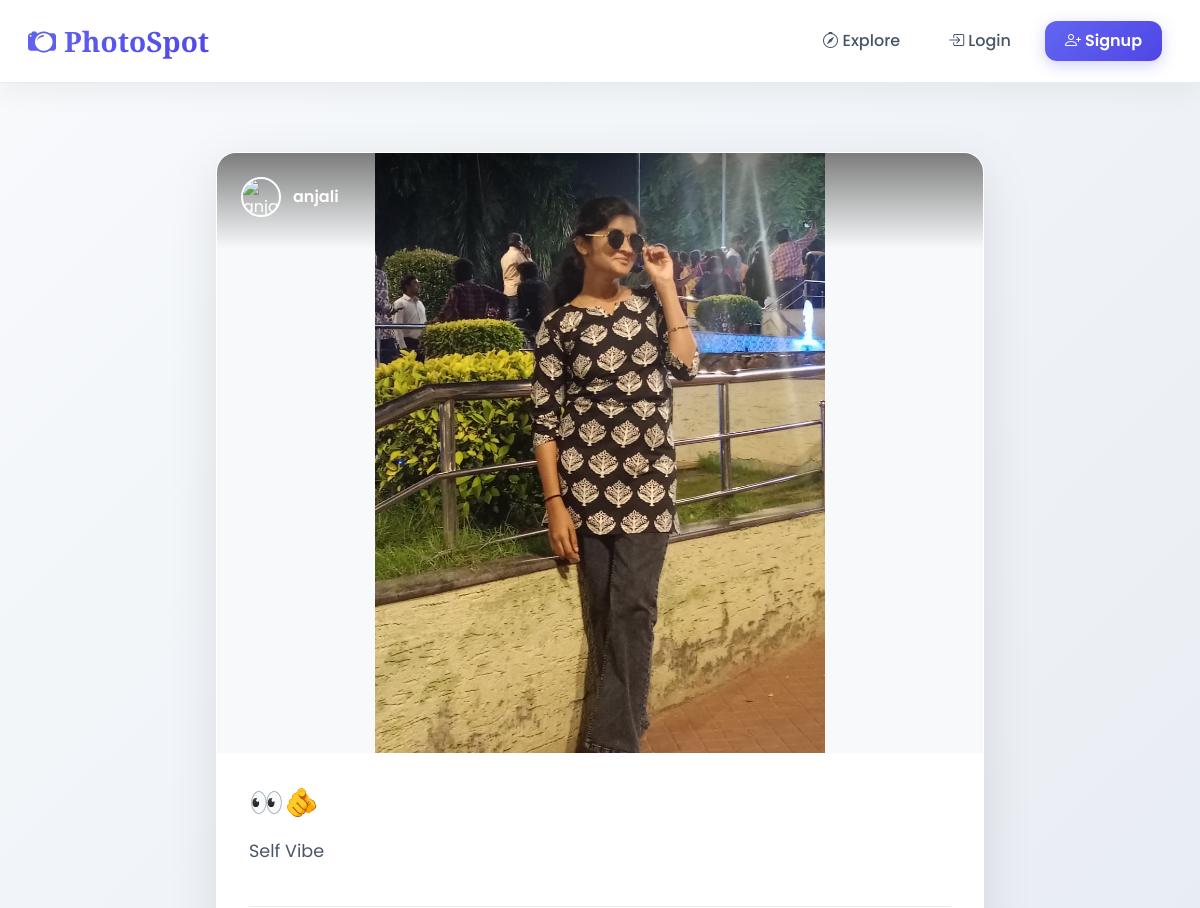
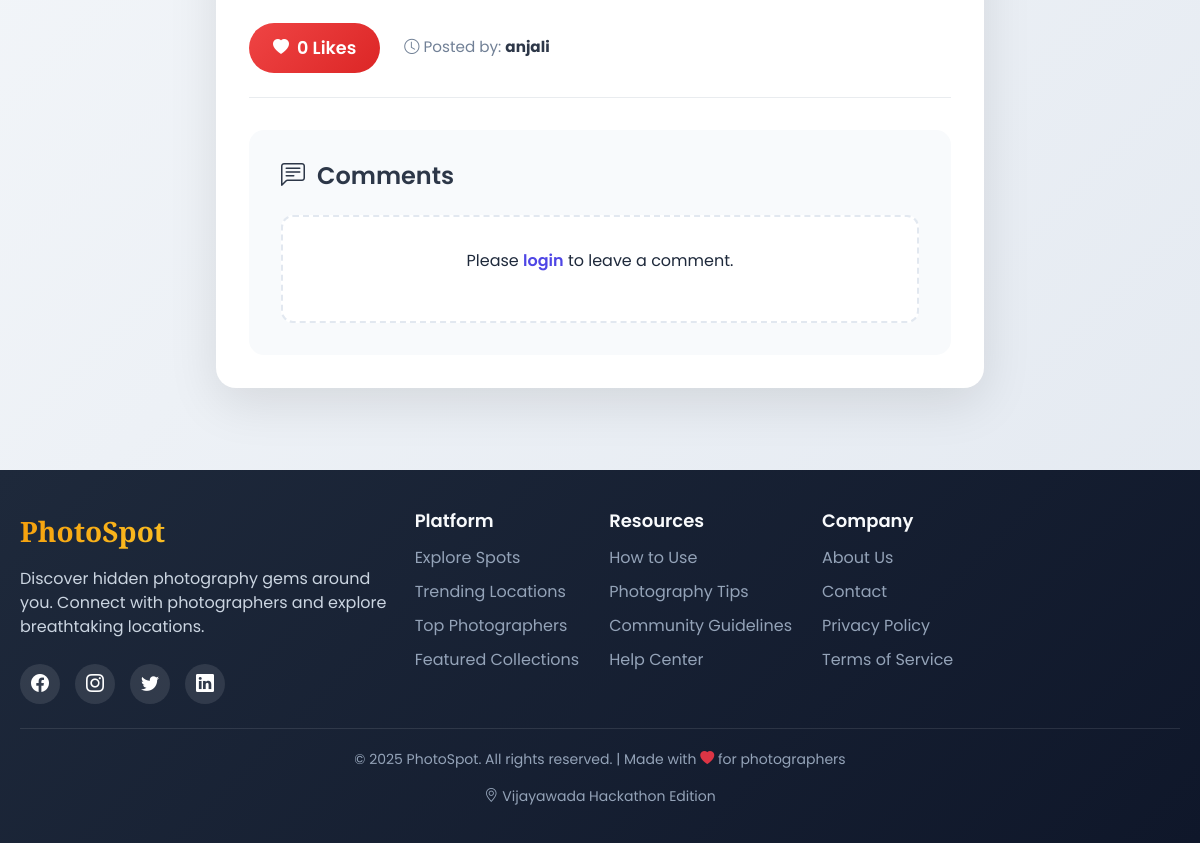
Page /post/25/ on the committed database (2 pictures, top to bottom).
### main/models.py (models this page shows, shortened)
class Post(models.Model):
    uploader = models.ForeignKey(User, on_delete=models.CASCADE, related_name='posts')
    title = models.CharField(max_length=200)
    description = models.TextField(blank=True)
    location = models.ForeignKey(Location, on_delete=models.SET_NULL, null=True, blank=True)
    image = models.ImageField(upload_to='posts/',  blank=True, null=True)
    video = models.FileField(upload_to='videos/', blank=True, null=True)
    created_at = models.DateTimeField(auto_now_add=True)

### main/views.py (the view)
# urls.py: path('post/<int:pk>/', views.post_detail, name='post_detail'),
def post_detail(request, pk):
    post = get_object_or_404(Post.objects.select_related('uploader', 'location'), pk=pk)
    comment_form = CommentForm()
    comments = post.comments.select_related('user').order_by('created_at')
    like_count = post.likes.count()
    context = {
        'post': post,
        'comment_form': comment_form,
        'comments': comments,
        'like_count': like_count,
    }
    return render(request, 'main/post_detail.html', context)

### main/templates/main/post_detail.html (shortened to what this page needs)
{% extends 'main/base.html' %}
{% block content %}
<div class="post-detail-container">
    <div class="post-card">
        <div class="media-container">
            <div class="media-overlay">
                <div class="post-user">
                    <img src="{% if post.uploader.profile.profile_pic %}{{ post.uploader.profile.profile_pic.url }}{% else %}/static/default_profile.jpg{% endif %}"
                         class="user-avatar"
                         alt="{{ post.uploader.username }}">
                    <p class="user-name">{{ post.uploader.username }}</p>
                </div>
            </div>
            {% if post.image %}
            <img src="{{ post.image.url }}" class="post-media" alt="{{ post.title }}">
            {% elif post.video %}
            <video class="post-media" controls poster="/static/video-thumbnail.jpg">
                <source src="{{ post.video.url }}">
                Your browser does not support the video tag.
            </video>
            {% else %}
            <img src="/static/default.jpg" class="post-media" alt="Default image">
            {% endif %}
        </div>
        <div class="post-content">
            <h1 class="post-title">{{ post.title }}</h1>
            <div class="post-description">
                {{ post.description|linebreaks }}
            </div>
            <div class="post-stats">
                <button class="like-btn" id="likeBtn" data-id="{{ post.id }}">
                    <i class="bi bi-heart-fill"></i>
                    <span class="like-count">{{ like_count }} Likes</span>
                </button>
                <div class="upload-info">
                    <i class="bi bi-clock"></i> Posted by:
                    <strong>{{ post.uploader.username }}</strong>
                </div>
            </div>
            <div class="comments-section">
                <h3 class="comments-title">
                    <i class="bi bi-chat-left-text"></i>
                    Comments
                </h3>
                {% if user.is_authenticated %}
                <div class="comment-input-container">
                    <textarea id="commentText"
                              class="comment-input"
                              placeholder="Share your thoughts about this photo..."></textarea>
                    <button class="comment-btn"
                            id="commentBtn"
                            data-id="{{ post.id }}"
                            disabled>
                        Post
                    </button>
                </div>
                {% else %}
                <div class="login-prompt">
                    <p>Please <a href="{% url 'login' %}">login</a> to leave a comment.</p>
                </div>
                {% endif %}
            </div>
        </div>
    </div>
</div>
{% endblock %}

### main/templates/main/base.html (style rules this page uses)
html { overflow-y: scroll; }
body { margin: 0; padding: 0; width: 100%; }
:root { --primary: #6366f1; --primary-dark: #4f46e5; --secondary: #f8fafc; --accent: #f59e0b; --dark: #1e293b; --light: #f1f5f9; --shadow: 0 10px 25px rgba(0, 0, 0, 0.05); --shadow-hover: 0 15px 30px rgba(0, 0, 0, 0.1); --radius: 16px; --transition: all 0.3s ease; }
* { margin: 0; padding: 0; box-sizing: border-box; }
body { font-family: 'Poppins', sans-serif; background: linear-gradient(135deg, #f8fafc 0%, #e2e8f0 100%); color: var(--dark); min-height: 100vh; display: flex; flex-direction: column; }

### main/templates/main/post_detail.html (style rules this page uses)
.post-detail-container { max-width: 800px; margin: 2rem auto; padding: 0 1rem; }
.post-card { background: white; border-radius: 20px; overflow: hidden; box-shadow: 0 15px 50px rgba(0, 0, 0, 0.1); border: 1px solid rgba(255, 255, 255, 0.2); margin-bottom: 2rem; }
.media-container { position: relative; overflow: hidden; background: #000; }
.post-media { width: 100%; display: block; max-height: 600px; object-fit: contain; background: #f8f9fa; }
.media-overlay { position: absolute; top: 0; left: 0; right: 0; padding: 1.5rem; background: linear-gradient(to bottom, rgba(0,0,0,0.5) 0%, transparent 100%); color: white; z-index: 2; }
.post-user { display: flex; align-items: center; gap: 0.75rem; margin-bottom: 0.5rem; }
.user-avatar { width: 40px; height: 40px; border-radius: 50%; object-fit: cover; border: 2px solid white; }
.user-name { font-weight: 600; font-size: 1rem; color: white; margin: 0; }
.post-content { padding: 2rem; }
.post-title { font-size: 1.75rem; font-weight: 700; color: #2d3748; margin-bottom: 1rem; line-height: 1.3; }
.post-description { font-size: 1.1rem; color: #4a5568; line-height: 1.6; margin-bottom: 1.5rem; padding-bottom: 1.5rem; border-bottom: 1px solid #e9ecef; }
.post-stats { display: flex; align-items: center; gap: 1.5rem; margin-bottom: 1.5rem; padding-bottom: 1.5rem; border-bottom: 1px solid #e9ecef; }
.like-btn { display: flex; align-items: center; gap: 0.5rem; background: linear-gradient(135deg, #ef4444 0%, #dc2626 100%); color: white; border: none; padding: 0.75rem 1.5rem; border-radius: 50px; font-weight: 600; cursor: pointer; transition: all 0.3s ease; }
.like-count { font-size: 1.1rem; font-weight: 600; }
.upload-info { font-size: 0.95rem; color: #718096; }
.upload-info strong { color: #2d3748; }
.comments-section { background: #f8fafc; border-radius: 15px; padding: 2rem; margin-top: 2rem; }
.comments-title { font-size: 1.5rem; font-weight: 600; color: #2d3748; margin-bottom: 1.5rem; display: flex; align-items: center; gap: 0.75rem; }
.login-prompt { text-align: center; padding: 2rem; background: white; border-radius: 12px; border: 2px dashed #e2e8f0; }
.login-prompt a { color: #4f46e5; text-decoration: none; font-weight: 600; }

### rows in the picture
Post: uploader.username "anjali", image (picture), title "👀🫵", description "Self Vibe"

### other values in the picture
{{ like_count }} "0"
